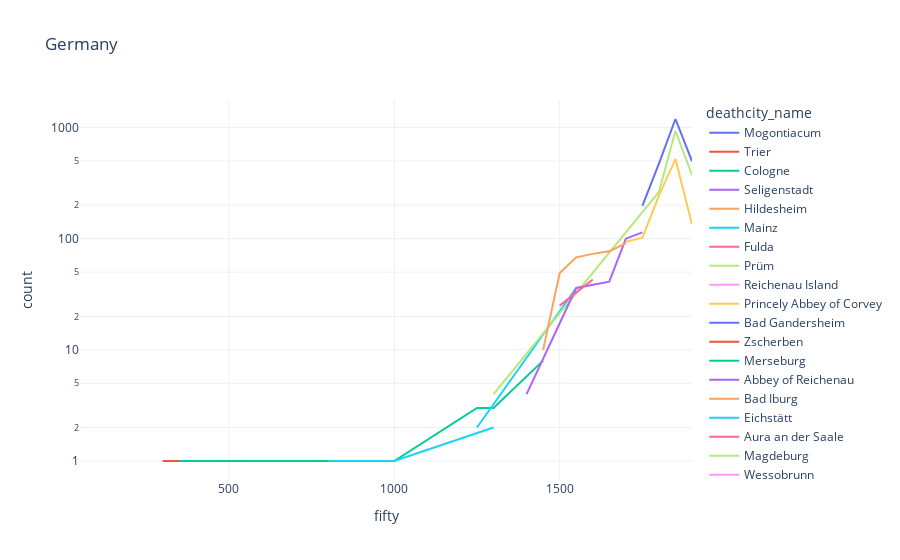
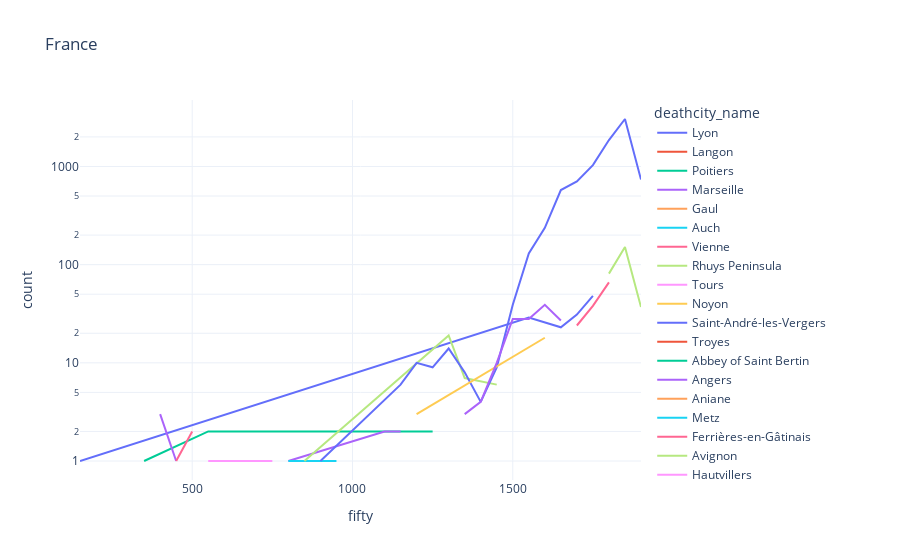
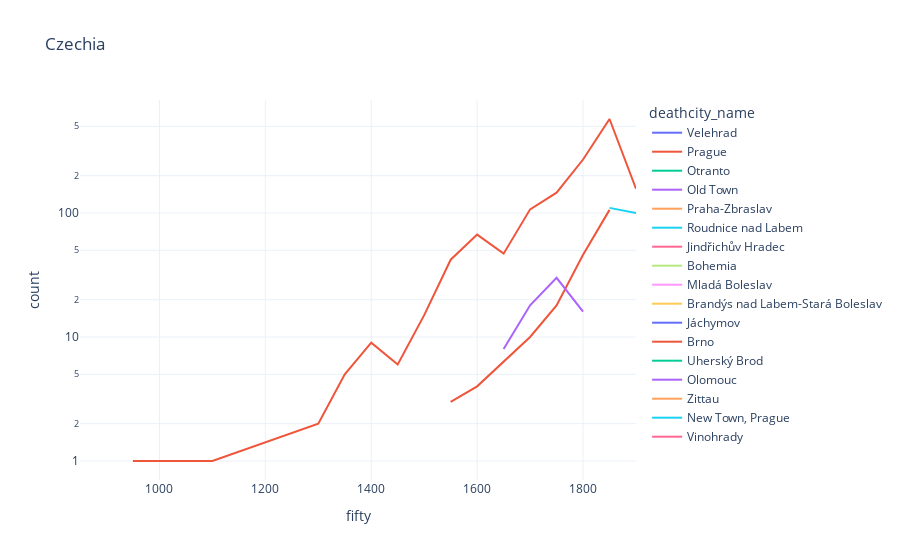
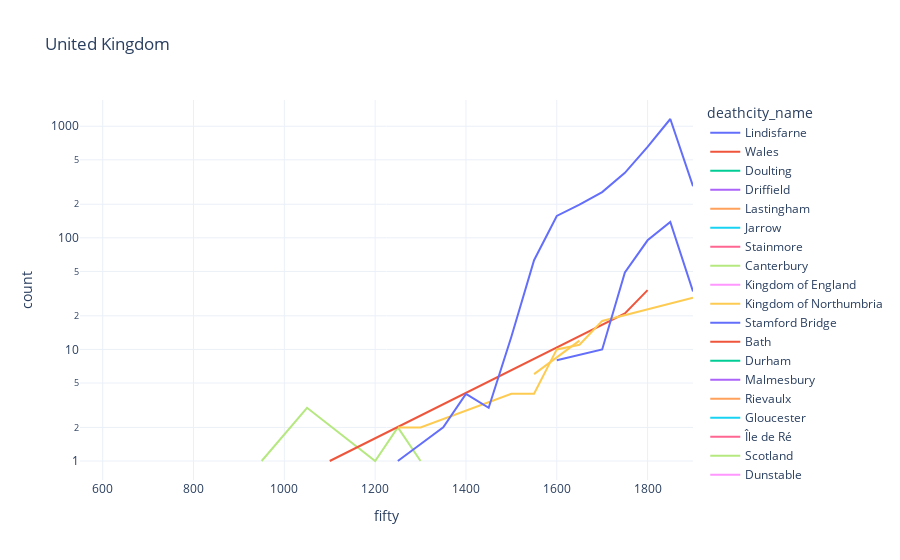

The code cell stored with these charts, in order, in its notebook:
### Code cell
for country in df['country_name'].unique():
    df_fil = df[df['country_name']==country]
    df_fil['fifty'] = df_fil['productivity_date'].apply(lambda x: round(x / 50) * 50)

    grouped_data = df_fil.groupby(['fifty', 'deathcity_name'])['individual_wikidata_id'].count().rename('count').reset_index()
    grouped_data = grouped_data.sort_values(['fifty', 'count'], ascending=(True,False))
    grouped_data = grouped_data.groupby('fifty').head(3)

    #df_fil.deathcity_name.value_counts().head(50)

    import plotly.express as px

    fig = px.line(grouped_data, x="fifty", y="count", color="deathcity_name", title = country)
    fig.update_layout(yaxis_type="log")
    fig.update_layout(template="plotly_white")
    fig.show()
